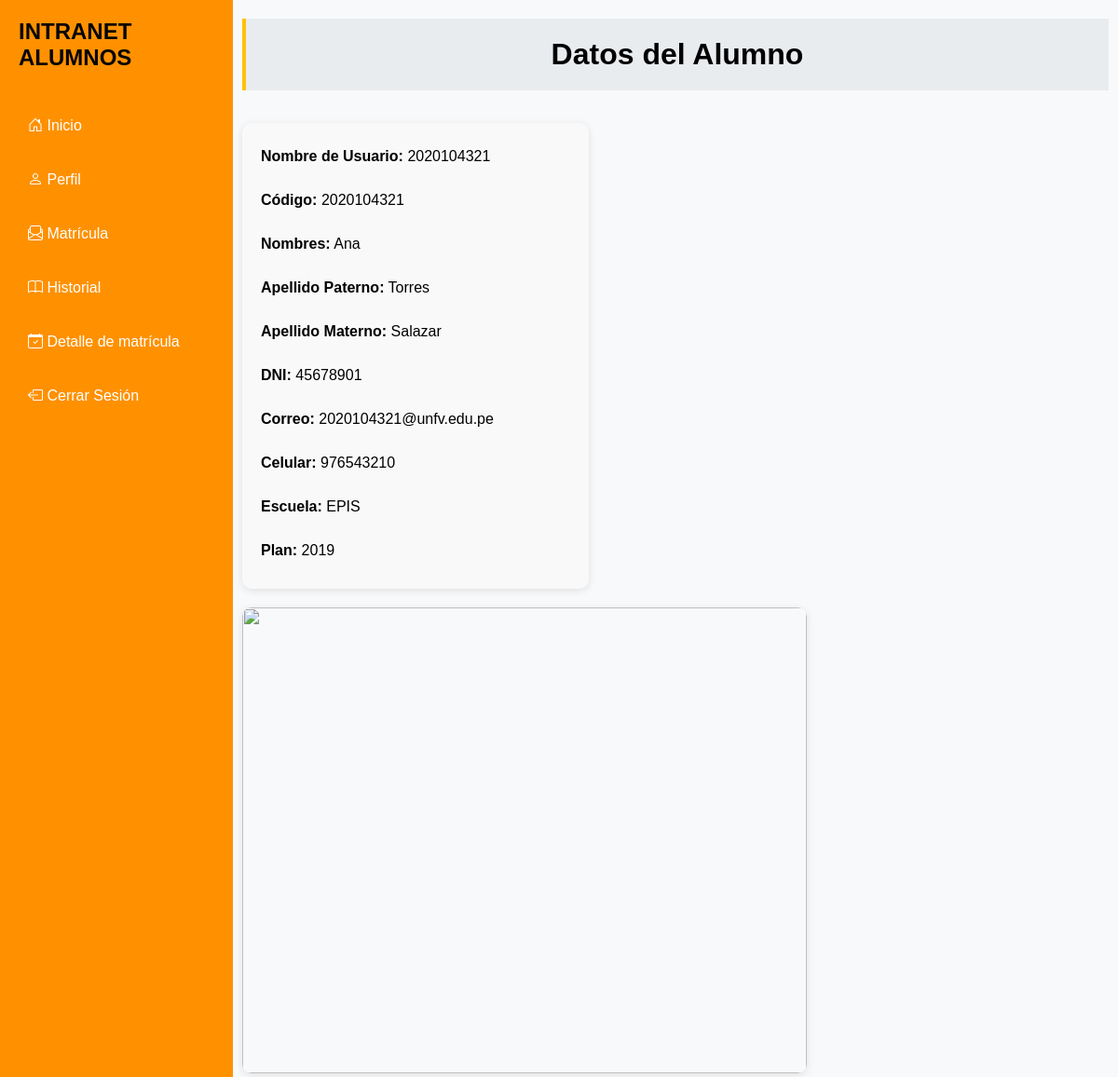
/usuario/2020104321/ (signed in), run on the app's committed database.
### App/models.py (models this page shows, shortened)
class Usuario(AbstractUser):
    ROLES = [
        ('alumno', 'Alumno'),
    ]
    rol = models.CharField(max_length=10, choices=ROLES)
    alumno = models.OneToOneField('Alumno', on_delete=models.CASCADE, null=True, blank=True)

class Alumno(models.Model):
    id_alumno = models.AutoField(primary_key=True)
    codigo = models.CharField(max_length=10, default=1)
    plan = models.ForeignKey(Plan, on_delete=models.CASCADE)
    nombres = models.CharField(max_length=100)
    apellido_paterno = models.CharField(max_length=100)
    apellido_materno = models.CharField(max_length=100)
    dni = models.CharField(max_length=8)
    correo = models.EmailField(max_length=100)
    celular = models.CharField(max_length=9)
    escuela = models.ForeignKey(Escuela, on_delete=models.CASCADE)
    anio = models.IntegerField(default=1)

class Escuela (models.Model):
    id_escuela = models.AutoField(primary_key=True)
    nombre_escuela = models.CharField(max_length=100)

class Plan (models.Model):
    id_plan = models.AutoField(primary_key=True)
    nombre_plan = models.CharField(max_length=100)

### App/views.py (the view)
# urls.py: path('usuario/<str:username>/', views.perfil, name='perfil'),
@login_required
@alumno_required
def perfil(request, username):
    usuario = get_object_or_404(Usuario, username=username)
    alumno = usuario.alumno
    return render(request, 'perfil.html', {'usuario': usuario, 'alumno': alumno})

### App/templates/perfil.html
{% extends 'base.html' %}
{% block content %}
<div class="home">
    <div class="conteiner-perfil">
        <h1>Datos del Alumno</h1>
        <div class="container-p">
            <div class="form-perfil" style="display: flex; flex-direction: column; gap: 15px; margin-top: 15px; background-color: #f9f9f9; padding: 20px; border-radius: 10px; box-shadow: 0 2px 8px rgba(0, 0, 0, 0.1);">
                <p><strong>Nombre de Usuario:</strong> {{ usuario.username }}</p>
                <p><strong>Código:</strong> {{ alumno.codigo }}</p>
                <p><strong>Nombres:</strong> {{ alumno.nombres }}</p>
                <p><strong>Apellido Paterno:</strong> {{ alumno.apellido_paterno }}</p>
                <p><strong>Apellido Materno:</strong> {{ alumno.apellido_materno }}</p>
                <p><strong>DNI:</strong> {{ alumno.dni }}</p>
                <p><strong>Correo:</strong> {{ alumno.correo }}</p>
                <p><strong>Celular:</strong> {{ alumno.celular }}</p>
                <p><strong>Escuela:</strong> {{ alumno.escuela.nombre_escuela }}</p>
                <p><strong>Plan:</strong> {{ alumno.plan.nombre_plan }}</p>
            </div>
            <div class="img-perfil">
                <img width="200px" src="https://elcomercio.pe/resizer/INbarJSvBWV8FQfTJxd3AIn8BAw=/1200x1200/smart/filters:format(jpeg):quality(75)/arc-anglerfish-arc2-prod-elcomercio.s3.amazonaws.com/public/5YHCXJISKZH6LPR5PCPB7K473A.jpg" alt="">
            </div>
        </div>
    </div>
</div>
{% endblock %}

### App/templates/base.html (style rules this page uses)
* { margin: 0; padding: 0; box-sizing: border-box; font-family: Arial, sans-serif; }
body { display: flex; min-height: 100vh; }
.home { width: calc(100% - 250px); background-color: #f8f9fa; margin-right: 10px; margin-left: 260px; }
.form-perfil { display: flex; justify-items: center; height: 500px; width: 400px; justify-items: center; }
.conteiner-perfil h1 { background-color: #e9ecef; padding: 20px; margin-bottom: 20px; border-left: 4px solid #ffc107; text-align: center; }
.form-perfil p { margin: 7px; }
.container-p { display: flex; align-items: flex-start; justify-content: space-between; gap: 20px; flex-wrap: wrap; }
.form-perfil { display: flex; flex-direction: column; gap: 10px; background-color: #f9f9f9; padding: 20px; border-radius: 10px; width: 40%; box-shadow: 0 2px 8px rgba(0, 0, 0, 0.1); }
.img-perfil img { width: 606px; height: 500px; border-radius: 10px; box-shadow: 0 2px 8px rgba(0, 0, 0, 0.1); }
.form-perfil p { margin: 7px 0; }

### data on the page
Usuario: username "2020104321"
Alumno: codigo "2020104321", nombres "Ana", apellido_paterno "Torres", apellido_materno "Salazar", dni "45678901", correo "2020104321@unfv.edu.pe", celular "976543210", escuela.nombre_escuela "EPIS", plan.nombre_plan "2019"
